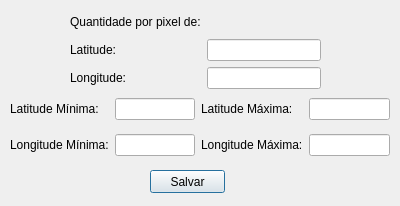
<?xml version="1.0" encoding="UTF-8"?>
<ui version="4.0">
 <class>Dialog</class>
 <widget class="QDialog" name="Dialog">
  <property name="geometry">
   <rect>
    <x>0</x>
    <y>0</y>
    <width>400</width>
    <height>206</height>
   </rect>
  </property>
  <property name="windowTitle">
   <string>Dialog</string>
  </property>
  <widget class="QWidget" name="gridLayoutWidget_2">
   <property name="geometry">
    <rect>
     <x>10</x>
     <y>90</y>
     <width>380</width>
     <height>74</height>
    </rect>
   </property>
   <layout class="QGridLayout" name="gridLayout_2">
    <item row="0" column="3">
     <widget class="QLabel" name="lat_max">
      <property name="text">
       <string>Latitude Máxima:</string>
      </property>
     </widget>
    </item>
    <item row="0" column="2">
     <widget class="QLineEdit" name="add_lat_min"/>
    </item>
    <item row="0" column="0">
     <widget class="QLabel" name="lat_min">
      <property name="text">
       <string>Latitude Mínima:</string>
      </property>
     </widget>
    </item>
    <item row="2" column="0">
     <widget class="QLabel" name="long_min">
      <property name="text">
       <string>Longitude Mínima:</string>
      </property>
     </widget>
    </item>
    <item row="2" column="2">
     <widget class="QLineEdit" name="add_long_min"/>
    </item>
    <item row="2" column="3">
     <widget class="QLabel" name="long_max">
      <property name="text">
       <string>Longitude Máxima:</string>
      </property>
     </widget>
    </item>
    <item row="0" column="4">
     <widget class="QLineEdit" name="add_lat_max"/>
    </item>
    <item row="2" column="4">
     <widget class="QLineEdit" name="add_long_max"/>
    </item>
   </layout>
  </widget>
  <widget class="QPushButton" name="save">
   <property name="geometry">
    <rect>
     <x>150</x>
     <y>170</y>
     <width>75</width>
     <height>23</height>
    </rect>
   </property>
   <property name="text">
    <string>Salvar</string>
   </property>
  </widget>
  <widget class="QWidget" name="gridLayoutWidget">
   <property name="geometry">
    <rect>
     <x>70</x>
     <y>10</y>
     <width>251</width>
     <height>79</height>
    </rect>
   </property>
   <layout class="QGridLayout" name="gridLayout">
    <item row="2" column="0">
     <widget class="QLabel" name="label_3">
      <property name="text">
       <string>Longitude:</string>
      </property>
     </widget>
    </item>
    <item row="0" column="0">
     <widget class="QLabel" name="label">
      <property name="text">
       <string>Quantidade por pixel de:</string>
      </property>
     </widget>
    </item>
    <item row="1" column="0">
     <widget class="QLabel" name="label_2">
      <property name="text">
       <string>Latitude:</string>
      </property>
     </widget>
    </item>
    <item row="2" column="1">
     <widget class="QLineEdit" name="longitude"/>
    </item>
    <item row="1" column="1">
     <widget class="QLineEdit" name="latitude"/>
    </item>
   </layout>
  </widget>
 </widget>
 <resources/>
 <connections>
  <connection>
   <sender>save</sender>
   <signal>clicked()</signal>
   <receiver>Dialog</receiver>
   <slot>salvar()</slot>
   <hints>
    <hint type="sourcelabel">
     <x>212</x>
     <y>173</y>
    </hint>
    <hint type="destinationlabel">
     <x>255</x>
     <y>165</y>
    </hint>
   </hints>
  </connection>
 </connections>
 <slots>
  <slot>fornece_pixel()</slot>
  <slot>fornece_coordenadas()</slot>
  <slot>salvar()</slot>
 </slots>
</ui>
